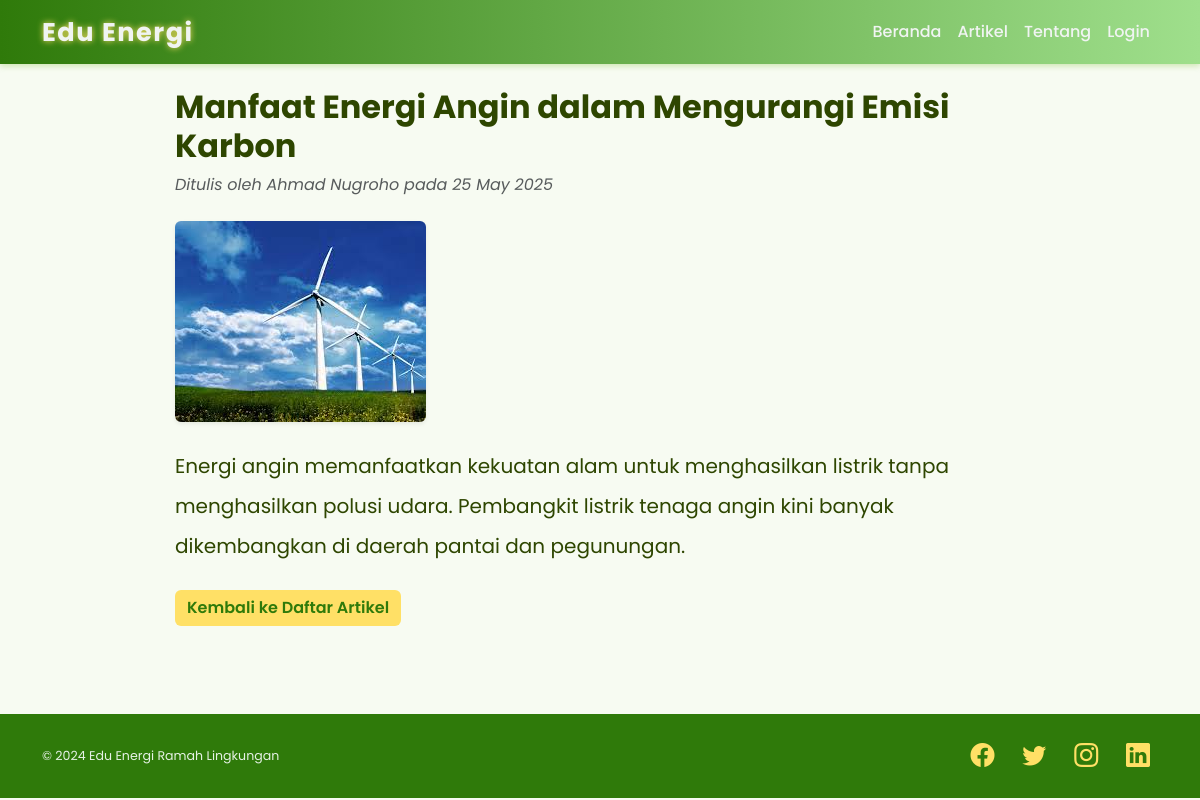
The page /article_detail.php?id=2 on the database its author committed.
### tables this page shows
CREATE TABLE `articles` (
  `id` int(11) NOT NULL,
  `title` varchar(255) NOT NULL,
  `author` varchar(100) NOT NULL,
  `content` text NOT NULL,
  `image` varchar(255) DEFAULT NULL,
  `created_at` datetime NOT NULL DEFAULT current_timestamp()
);

### inc/functions.php (called while the page is built, shortened)
<?php
function get_article_by_id($conn, $id) {
    $stmt = $conn->prepare("SELECT * FROM articles WHERE id = ?");
    $stmt->bind_param("i", $id);
    $stmt->execute();
    $article = $stmt->get_result()->fetch_assoc();
    return $article;
}
?>

### article_detail.php (the view, shortened to what this page needs)
<?php
include 'inc/header.php';
require_once 'inc/functions.php';
$id = intval($_GET['id']);
$article = get_article_by_id($conn, $id);
$img_src = $article['image'] ? 'uploads/' . htmlspecialchars($article['image']) : 'https://source.unsplash.com/850x350/?environment,renewable,energy,nature';
?>
<article class="mx-auto" style="max-width: 850px;">
  <h2 class="fw-bold mb-2"><?php echo htmlspecialchars($article['title']); ?></h2>
  <p class="text-muted fst-italic mb-4">Ditulis oleh <?php echo htmlspecialchars($article['author']); ?> pada <?php echo date('d M Y', strtotime($article['created_at'])); ?></p>
  <img src="<?php echo $img_src; ?>" class="img-fluid rounded mb-4 shadow-sm" alt="article image" loading="lazy" />
  <div class="lh-lg fs-5" style="white-space: pre-line;"><?php echo nl2br(htmlspecialchars($article['content'])); ?></div>
  <a href="articles.php" class="btn btn-secondary mt-4">Kembali ke Daftar Artikel</a>
</article>
<?php
include 'inc/footer.php';
?>

### inc/header.php (style rules this page uses)
:root { --green-primary: #2f7a0a; --green-light: #9fdf8c; --yellow-primary: #ffe066; --yellow-dark: #ffb703; --text-dark: #2e4600; --bg-light: #f7fbf2; --shadow-color: rgba(139, 195, 74, 0.4); }
body { font-family: 'Poppins', sans-serif; background: var(--bg-light); color: var(--text-dark); scroll-behavior: smooth; }
a.btn-secondary { background: var(--yellow-primary); border: none; color: var(--green-primary); font-weight: 600; transition: background 0.3s ease; }

### rows shown on the page
articles: title "Manfaat Energi Angin dalam Mengurangi Emisi Karbon", author "Ahmad Nugroho", created_at "25 May 2025", image (picture), content "Energi angin memanfaatkan kekuatan alam untuk menghasilkan listrik tanpa menghasilkan polusi udara. Pembangkit listrik tenaga angin kini banyak dikembangkan di daerah pantai dan pegunungan."
